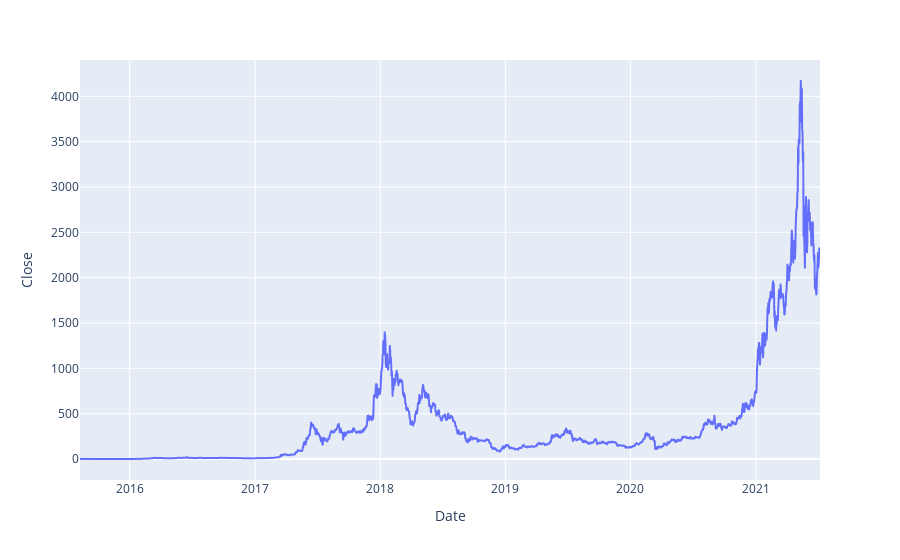

Notebook code cell kept with this figure:
### Code cell
fig = px.line(data, x='Date', y="Close")
fig.show();

### Figure 1 — Plotly figure (JSON) as saved in the notebook; plotly's stock layout.template omitted (floating-point values rounded to 4 significant figures; data arrays with more than 128 entries replaced by an {"elided": "..."} marker saying what was removed)
{"data": [{"hovertemplate": "Date=%{x}<br>Close=%{y}<extra></extra>", "legendgroup": "", "line": {"color": "#636efa", "dash": "solid"}, "marker": {"symbol": "circle"}, "mode": "lines", "name": "", "showlegend": false, "x": {"elided": "2160 str values"}, "xaxis": "x", "y": {"elided": "2160 float values"}, "yaxis": "y", "type": "scattergl"}], "layout": {"xaxis": {"anchor": "y", "domain": [0, 1], "title": {"text": "Date"}}, "yaxis": {"anchor": "x", "domain": [0, 1], "title": {"text": "Close"}}, "legend": {"tracegroupgap": 0}, "margin": {"t": 60}}}
